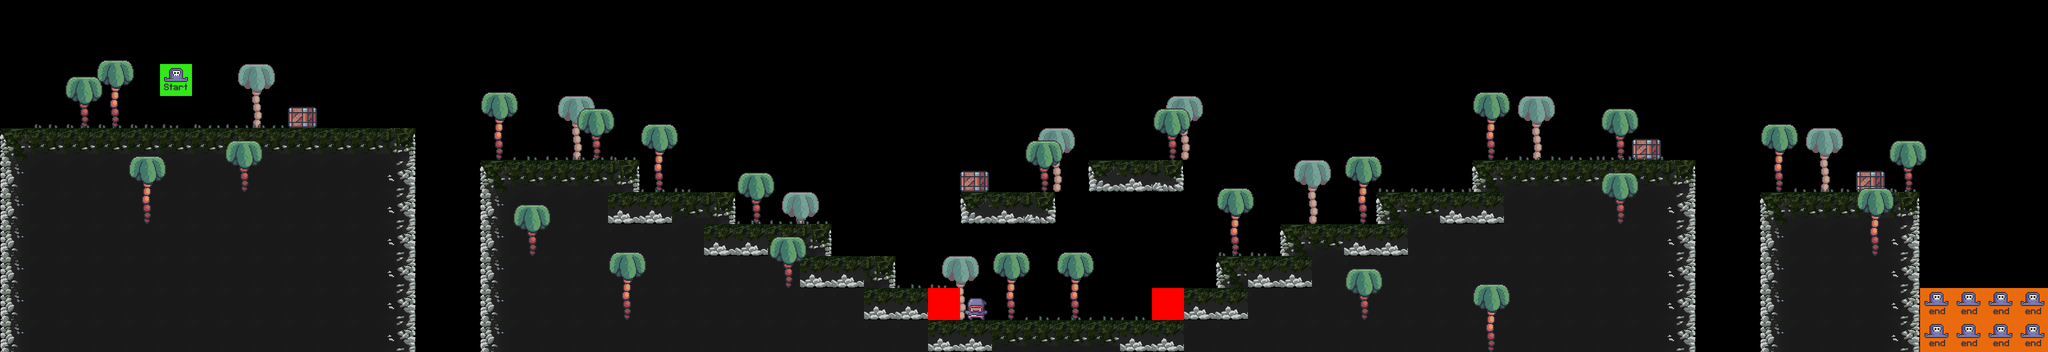

Tiled map render using the project's own tile images. Description and the map definition, with tile-layer contents summarised, below:
An orthogonal 64x11 tile map with 64x64 px tiles, 9 tile layers (bg_palms, terrain, crate, grass, ...), 6 tilesets.

<map version="1.10" tiledversion="1.10.1" orientation="orthogonal" renderorder="right-down" width="64" height="11" tilewidth="64" tileheight="64" infinite="0" nextlayerid="10" nextobjectid="1">
 <tileset firstgid="1" source="../level/tilesets/terrain_tiles.tsx" />
 <tileset firstgid="17" source="../level/tilesets/crate.tsx" />
 <tileset firstgid="18" source="../level/tilesets/palms.tsx" />
 <tileset firstgid="21" source="../level/tilesets/grass_tiles.tsx" />
 <tileset firstgid="26" source="../level/tilesets/enemy_tile.tsx" />
 <tileset firstgid="28" source="../level/tilesets/setup_tiles.tsx" />
 <layer id="1" name="bg_palms" width="64" height="11">
  <data>[704 cells, 9 non-empty, 1 distinct tile ids]</data>
 </layer>
 <layer id="2" name="terrain" width="64" height="11">
  <data>[704 cells, 274 non-empty, 9 distinct tile ids]</data>
 </layer>
 <layer id="3" name="crate" width="64" height="11">
  <data>[704 cells, 4 non-empty, 1 distinct tile ids]</data>
 </layer>
 <layer id="4" name="grass" width="64" height="11">
  <data>[704 cells, 37 non-empty, 5 distinct tile ids]</data>
 </layer>
 <layer id="5" name="enemy" width="64" height="11">
  <data>[704 cells, 1 non-empty, 1 distinct tile ids]</data>
 </layer>
 <layer id="6" name="constraints" width="64" height="11">
  <data>[704 cells, 2 non-empty, 1 distinct tile ids]</data>
 </layer>
 <layer id="7" name="fg_palms" width="64" height="11">
  <data>[704 cells, 25 non-empty, 2 distinct tile ids]</data>
 </layer>
 <layer id="8" name="coins" width="64" height="11">
  <data>[704 cells, 0 non-empty, 0 distinct tile ids]</data>
 </layer>
 <layer id="9" name="player" width="64" height="11">
  <data>[704 cells, 9 non-empty, 2 distinct tile ids]</data>
 </layer>
</map>
